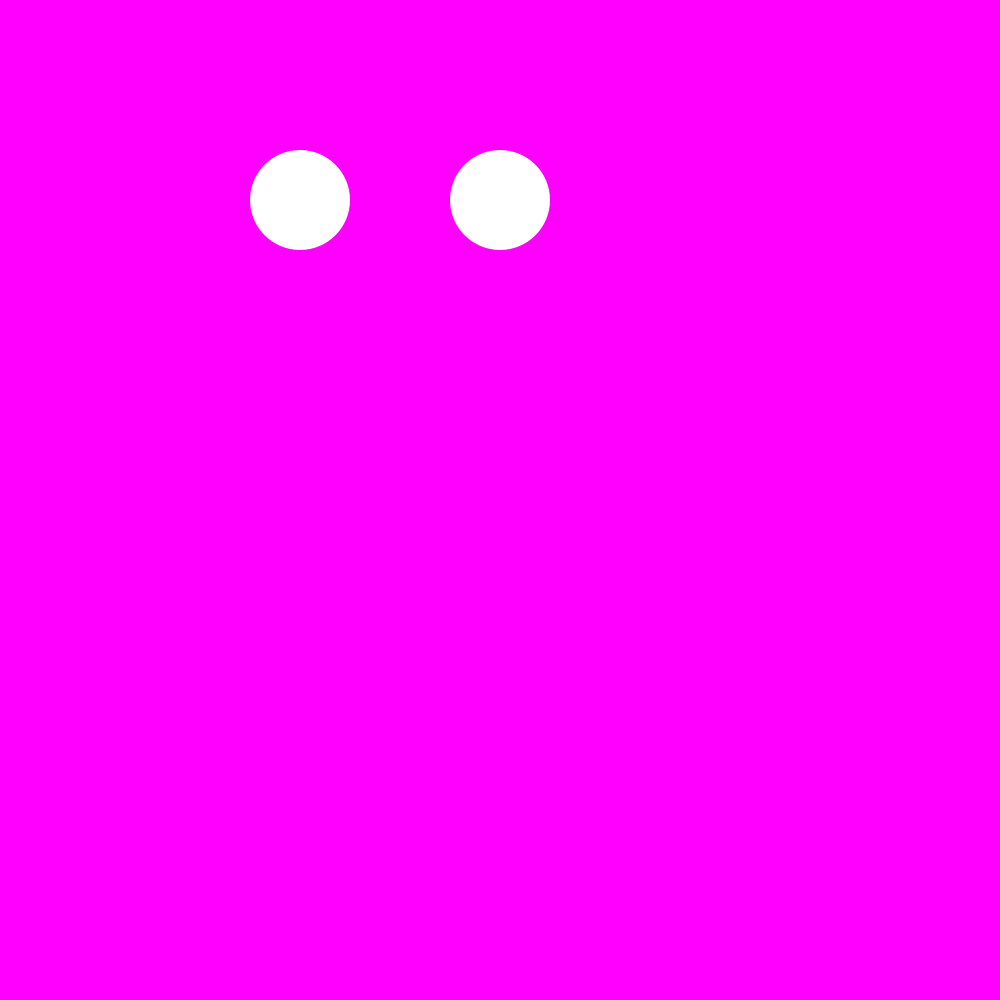
Frame 1 (no input)
Frame 60 (the mouse pressed at the canvas centre just before this capture): identical to frame 1, image omitted
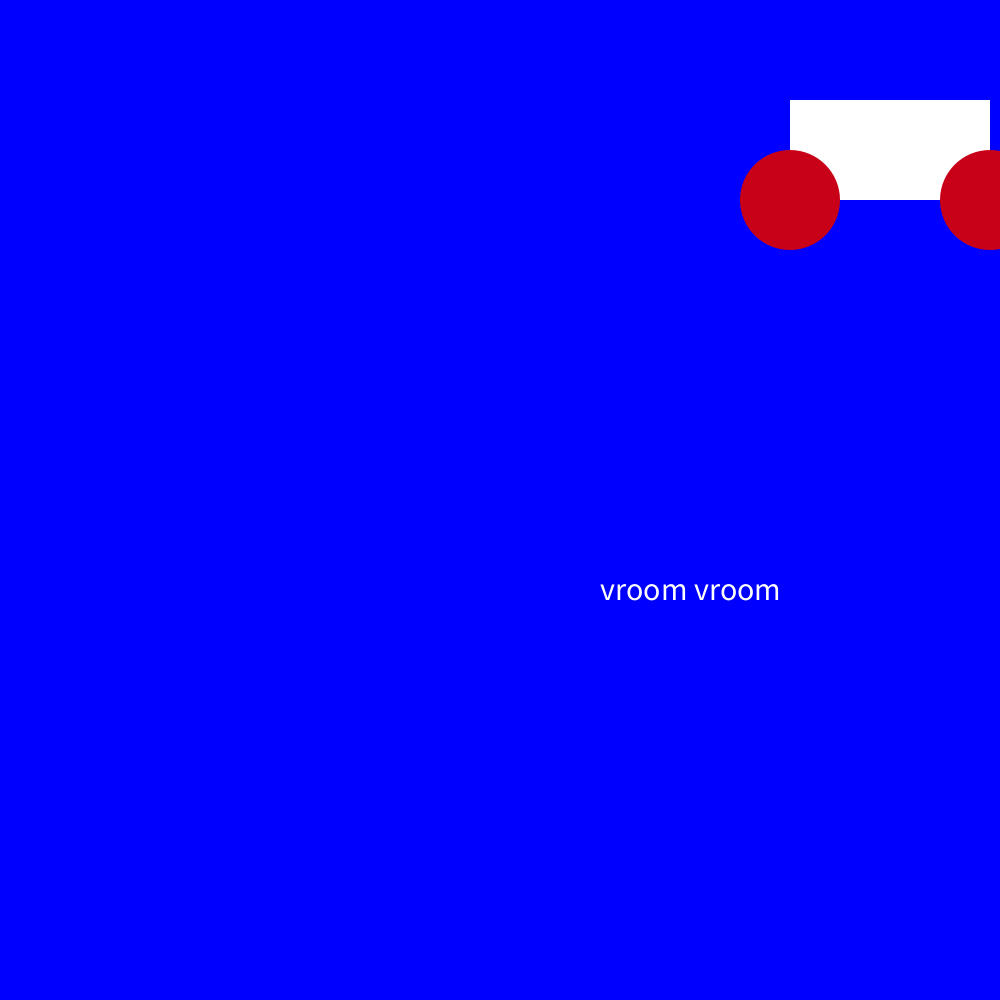
Frame 120 (the mouse held since frame 60 and released just before this capture)

The Processing sketch that drew these frames (run headless with seeded random() and noise(); from frame 60 on, the mouse is pressed at the canvas centre):

// Processing sketch: Week5HW
// ── Week5HW.pde
int sceneNumber = 0;
int xVal;

void setup() {
  size(1000, 1000);
}

void draw() {
  switch(sceneNumber){
    case 0 : 
      scene0();
    break;
    
    case 1:
      scene1();
    break;
    
    case 2:
      scene2();
    break;
    
    case 3:
    sceneNumber = 0;
    break;
  }
}

void mousePressed() {
  sceneNumber++;
}

void keyPressed() {
  //click anything to go to scene 1 from scene 0
  switch (sceneNumber) {
    case 0:
    if(key == ' '){
     sceneNumber = 1; 
    }
    break;
    //click 1 on scene 1 to go to scene 2 and 0 to go to scene 0
    case 1:
    if(key == '1') {
      sceneNumber = 2;
    }else if (key == '0'){
     sceneNumber = 0; 
    }
  }
}

void scene0() {
  background(255, 0, 255);
  noStroke();
  ellipse(500, 200, 100, 100);//(x, y, w, h)
  ellipse(300, 200, 100, 100);
}

void scene1() {
  background(0, 255, 0);
   noStroke();
   rect(300, 100, 200, 100);//(x, y, w, h)
  fill(0);
  ellipse(500, 200, 100, 100);
  ellipse(300, 200, 100, 100);
  fill(255);
  
  
  
  if (mousePressed &&
  dist(mouseX, mouseY, width/2, height/2) < 25){
    sceneNumber = 2;
  }
   noStroke();
 
}

void scene2() {
  noStroke();
   background(0, 0, 255);
   noStroke();
   rect(500 + xVal, 100, 200, 100);//(x, y, w, h)
  fill(200, 0, 24);
  ellipse(700 + xVal, 200, 100, 100);
  ellipse(500 + xVal, 200, 100, 100);
  fill(30, 40, 25);
  fill(255);
  textSize(32);
  text("vroom vroom", 600, 600);
  
  xVal+= 5;
}
